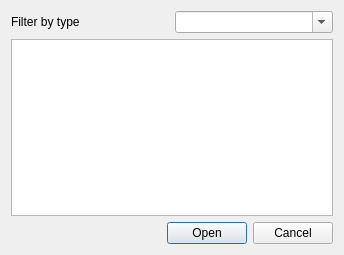
<?xml version="1.0" encoding="UTF-8"?>
<ui version="4.0">
 <class>MilesDialog</class>
 <widget class="QDialog" name="MilesDialog">
  <property name="geometry">
   <rect>
    <x>0</x>
    <y>0</y>
    <width>344</width>
    <height>255</height>
   </rect>
  </property>
  <property name="windowTitle">
   <string>MILES Library</string>
  </property>
  <layout class="QGridLayout" name="gridLayout">
   <item row="0" column="0">
    <widget class="QLabel" name="label">
     <property name="text">
      <string>Filter by type</string>
     </property>
    </widget>
   </item>
   <item row="0" column="1">
    <widget class="QComboBox" name="type_filter">
     <property name="editable">
      <bool>true</bool>
     </property>
    </widget>
   </item>
   <item row="1" column="0" colspan="2">
    <widget class="QTableView" name="miles_entries">
     <property name="editTriggers">
      <set>QAbstractItemView::NoEditTriggers</set>
     </property>
     <property name="selectionMode">
      <enum>QAbstractItemView::SingleSelection</enum>
     </property>
     <property name="selectionBehavior">
      <enum>QAbstractItemView::SelectRows</enum>
     </property>
     <attribute name="horizontalHeaderStretchLastSection">
      <bool>true</bool>
     </attribute>
    </widget>
   </item>
   <item row="2" column="0" colspan="2">
    <widget class="QDialogButtonBox" name="buttonBox">
     <property name="orientation">
      <enum>Qt::Horizontal</enum>
     </property>
     <property name="standardButtons">
      <set>QDialogButtonBox::Cancel|QDialogButtonBox::Open</set>
     </property>
    </widget>
   </item>
  </layout>
 </widget>
 <resources/>
 <connections>
  <connection>
   <sender>buttonBox</sender>
   <signal>accepted()</signal>
   <receiver>MilesDialog</receiver>
   <slot>accept()</slot>
   <hints>
    <hint type="sourcelabel">
     <x>248</x>
     <y>254</y>
    </hint>
    <hint type="destinationlabel">
     <x>157</x>
     <y>274</y>
    </hint>
   </hints>
  </connection>
  <connection>
   <sender>buttonBox</sender>
   <signal>rejected()</signal>
   <receiver>MilesDialog</receiver>
   <slot>reject()</slot>
   <hints>
    <hint type="sourcelabel">
     <x>316</x>
     <y>260</y>
    </hint>
    <hint type="destinationlabel">
     <x>286</x>
     <y>274</y>
    </hint>
   </hints>
  </connection>
 </connections>
</ui>
